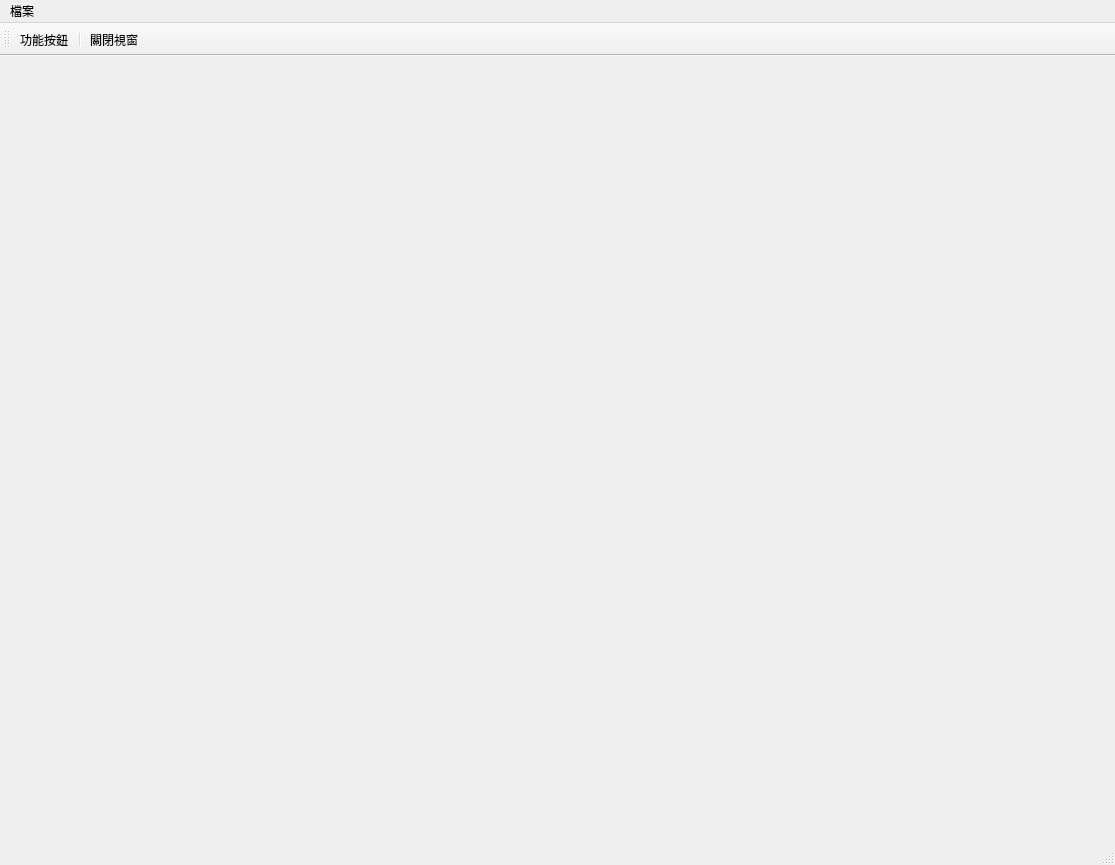
<?xml version="1.0" encoding="UTF-8"?>
<ui version="4.0">
 <class>TemplateWindow</class>
 <widget class="QMainWindow" name="TemplateWindow">
  <property name="geometry">
   <rect>
    <x>0</x>
    <y>0</y>
    <width>1115</width>
    <height>865</height>
   </rect>
  </property>
  <property name="windowTitle">
   <string>樣板</string>
  </property>
  <widget class="QWidget" name="centralwidget">
   <layout class="QHBoxLayout" name="horizontalLayout"/>
  </widget>
  <widget class="QStatusBar" name="statusbar"/>
  <widget class="QToolBar" name="toolBar">
   <property name="windowTitle">
    <string>toolBar</string>
   </property>
   <property name="toolButtonStyle">
    <enum>Qt::ToolButtonTextUnderIcon</enum>
   </property>
   <attribute name="toolBarArea">
    <enum>TopToolBarArea</enum>
   </attribute>
   <attribute name="toolBarBreak">
    <bool>false</bool>
   </attribute>
   <addaction name="action_something"/>
   <addaction name="separator"/>
   <addaction name="action_close"/>
  </widget>
  <widget class="QMenuBar" name="menubar">
   <property name="geometry">
    <rect>
     <x>0</x>
     <y>0</y>
     <width>1115</width>
     <height>26</height>
    </rect>
   </property>
   <widget class="QMenu" name="menu">
    <property name="title">
     <string>檔案</string>
    </property>
   </widget>
   <addaction name="menu"/>
  </widget>
  <action name="action_something">
   <property name="icon">
    <iconset>
     <normaloff>../icons/document-new.svg</normaloff>../icons/document-new.svg</iconset>
   </property>
   <property name="text">
    <string>功能按鈕</string>
   </property>
   <property name="toolTip">
    <string>功能按鈕</string>
   </property>
  </action>
  <action name="action_close">
   <property name="icon">
    <iconset>
     <normaloff>../icons/application-exit.svg</normaloff>../icons/application-exit.svg</iconset>
   </property>
   <property name="text">
    <string>關閉視窗</string>
   </property>
  </action>
 </widget>
 <resources/>
 <connections/>
</ui>
